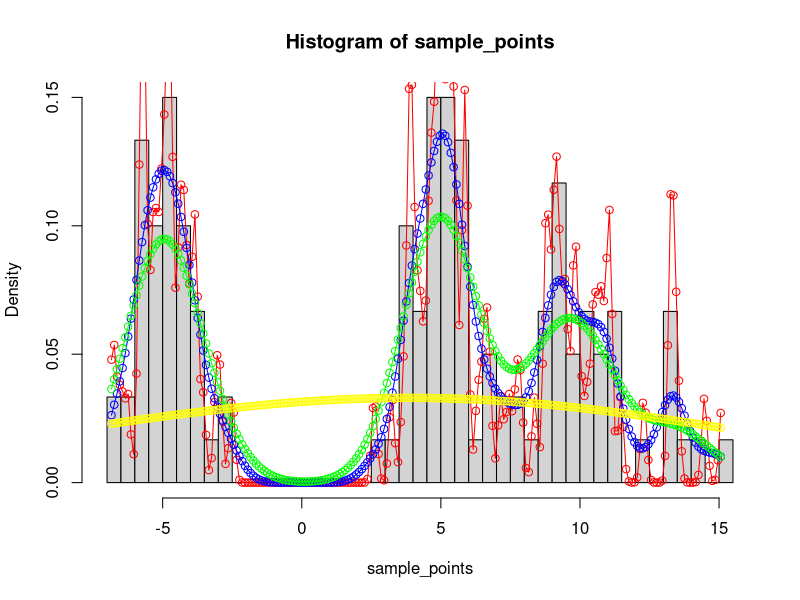
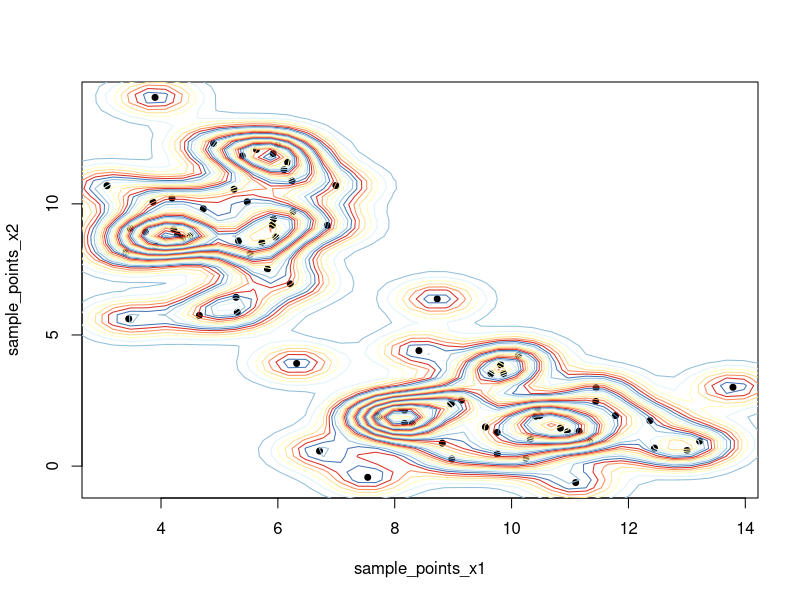

Write the R code that produced these figures, in order.
### Kernel Density Estimation...from Scratch!

### Univariate ###

#Getting Samples from various normal distributions
sample_points <- c(rnorm(40,mean = 10,sd = 3 ),rnorm(40,mean = 5,sd =1 ),rnorm(40,mean = -5,sd =1 ) )
hist(sample_points, breaks = 50, freq = FALSE)
#Creating various observation points (x*) 
x <- seq(min(sample_points),max(sample_points),0.1)

#Setting the bandwidth value
h <- 1

#Function to execute one dimentional kde
est.kde.univariate = function(x, sample, bandwidth) {
  
  #Placeholder to hold all the KDE values
  KDE_1d <- c()
  
  #Looping through each x* values to find its corresponding KDE
  for(each in x){
    
    #Finding the difference between x* and xi (vectorized method) and dividing by bandwidth
    K_input = (each - sample)/bandwidth
    
    K_value = (1/sqrt(2 * pi)) * exp(-K_input^2/2)
    
    K_average <- sum(K_value)/(length(sample) * bandwidth)
    KDE_1d <- c(KDE_1d, K_average)
  }
  
  return(KDE_1d)
  
}

#Calling the 1d KDE function
kde_points <- est.kde.univariate(x,sample_points,h)


#Plotting the KDE for different bandwidth values

lines(x, est.kde.univariate(x,sample_points,0.1) ,col = "red", type = "o")
lines(x, est.kde.univariate(x,sample_points,0.5) ,col = "blue", type = "o")
lines(x, est.kde.univariate(x,sample_points,1) ,col = "green", type = "o")
lines(x, est.kde.univariate(x,sample_points,10) ,col = "yellow", type = "o")



######## 2 DIMENSIONAL ##########

##Getting Samples from various normal distributions for each of the two dimensional values
sample_points_x1 <- c(rnorm(40,mean = 10,sd = 2 ),rnorm(40,mean = 5,sd =1 ))
sample_points_x2 <- c(rnorm(40,mean = 2,sd = 1 ),rnorm(40,mean = 9,sd = 2 ))

sample_2d <- data.frame(sample_points_x1,sample_points_x2)

#Creating various observation points (x*) 
x_1 <- seq(min(sample_points_x1)-2,max(sample_points_x1)+2,0.3)
x_2 <- seq(min(sample_points_x2)-2,max(sample_points_x2)+2,0.3)
x_2d <- as.matrix(expand.grid(x_1,x_2))

#Bandwidth 2 dimentional
bandwidth_2d <- c(0.5,0.5)


## Calculating th KDE for 2-dimensional points
est.kde.bivariate = function(x, sample, bandwidth) {
  
  #Placeholder for 2d - KDE
  kde_2d <- c()
  
  for(each in 1:nrow(x)){
    
    #Getting the difference between x* and (Xi,Xj) (i.e. for each dimension)
    x_diff_1 <- x[each,][1] - sample[1]
    x_diff_2 <- x[each,][2] - sample[2]
    
    difference_sample <- data.frame(x_diff_1,x_diff_2)
    
    #Dividing the difference by bandwidth
    diff_by_h <- dplyr::transmute(difference_sample,x1 = sample_points_x1/bandwidth[1],
                                    x2 = sample_points_x2/bandwidth[2])
    
    #Calculating the K function
    z_value <- rowSums(diff_by_h^2)
    bivariate <<- (1/(2*pi)) * exp(-z_value/2)
    
    kde_2d <- c(kde_2d,sum(bivariate)/(prod(bandwidth) * nrow(sample)))
    
    
  }
  return(kde_2d)
  
}

#Calling the 2d KDE function
kde_2d_points <- est.kde.bivariate(x_2d,sample_2d,bandwidth_2d)


#Plotting - to check if the function has been implemented correctly
library(RColorBrewer)
k <- 7
my.cols <- rev(brewer.pal(k, "RdYlBu"))


plot(sample_2d , pch=19, cex=0.8)
contour(x =x_1,y=x_2,matrix(kde_2d_points,nrow = length(x_1) ), 
        drawlabels=FALSE,col = my.cols, nlevels = 50, add = TRUE)


